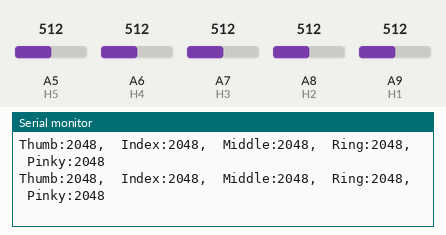
A sketch run on a simulated Teensy 4. Parts: the last lines printed to the serial monitor. Inputs (shaded band) come from the test bench; at power-on: A5 (H5) = 512, A6 (H4) = 512, A7 (H3) = 512, A8 (H2) = 512, A9 (H1) = 512 (analog values on the 0–1023 scale).

Above: at 1.2 s.
1.3 s: A5 (H5) set to 716
At 1.32 s:
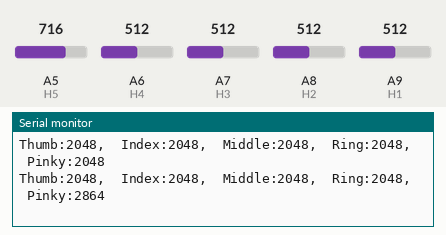
2.8 s: A6 (H4) set to 716
At 2.83 s:
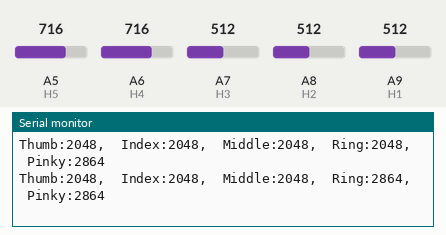
4.3 s: A7 (H3) set to 716
At 4.35 s:
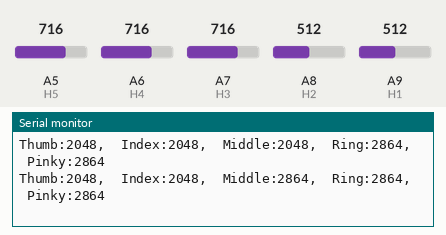
5.8 s: A8 (H2) set to 716
At 5.86 s:
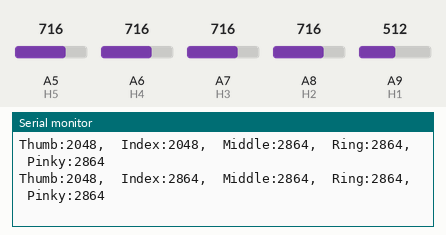
7.3 s: A9 (H1) set to 716
At 7.37 s:
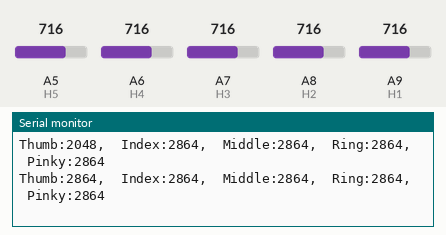
8.8 s: A5 (H5) set to 992
At 8.89 s:
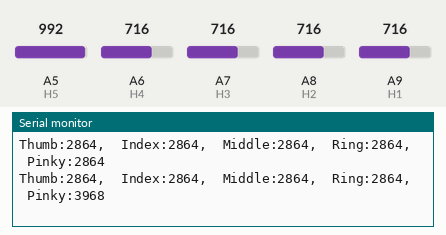
Timing chart, 0 to 11.3 s (numbered marks = the images above; inputs shaded):
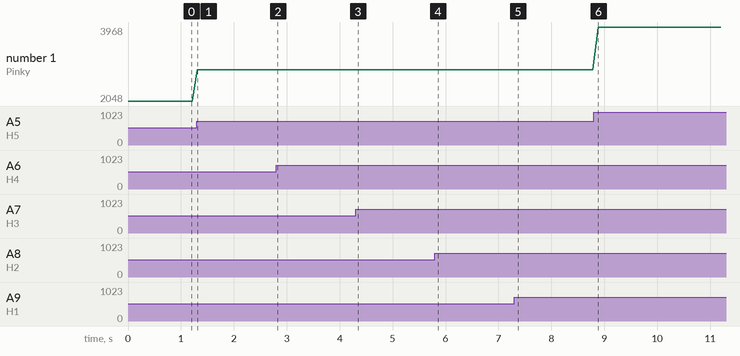

Measured:
- after the input at 1.3 s, the serial monitor: prints a new line at once (image 1)
- after the input at 2.8 s, the serial monitor: prints a new line at once (image 2)
- after the input at 4.3 s, the serial monitor: prints a new line at once (image 3)
- after the input at 5.8 s, the serial monitor: prints a new line after 0.06 s (image 4)
- after the input at 7.3 s, the serial monitor: prints a new line after 0.07 s (image 5)
- after the input at 8.8 s, the serial monitor: prints a new line after 0.08 s (image 6)
- plotted number 1: 2048 → 2864 after the input at 1.3 s, 2864 → 3968 after the input at 8.8 s

The sketch:

hallSensorsTest.ino
```cpp
/*
  Course:   Bionics and Wearable Robotics 0360108
  Authors:  Elad Siman Tov, Eitan Gerber
  Date:     August 17th, 2025
*/

// mapping PCB pin names to teensyboard pins
#define H1 A9 // thumb
#define H2 A8 // index
#define H3 A7 // middle
#define H4 A6 // ring
#define H5 A5 // pinky


void setup() {
  // pinMode(H1, OUTPUT);
  // pinMode(H2, OUTPUT);
  // pinMode(H3, OUTPUT);
  // pinMode(H4, OUTPUT);
  // pinMode(H5, OUTPUT);
  Serial.begin(115200);

  // set ADC resolution to 12 bits (0–4095) instead of default 10 bits (0–1023)
  analogReadResolution(12);
}

void loop() {
  // Read sensors
  int hallThumb = analogRead(H1);
  int hallIndex = analogRead(H2);
  int hallMiddle = analogRead(H3);
  int hallRing = analogRead(H4);
  int hallPinky = analogRead(H5);

  Serial.print("Thumb:"); Serial.print(hallThumb); Serial.print(",\t");
  Serial.print("Index:"); Serial.print(hallIndex); Serial.print(",\t");
  Serial.print("Middle:"); Serial.print(hallMiddle); Serial.print(",\t");
  Serial.print("Ring:"); Serial.print(hallRing); Serial.print(",\t");
  Serial.print("Pinky:"); Serial.println(hallPinky);

  delay(100);
}
```
